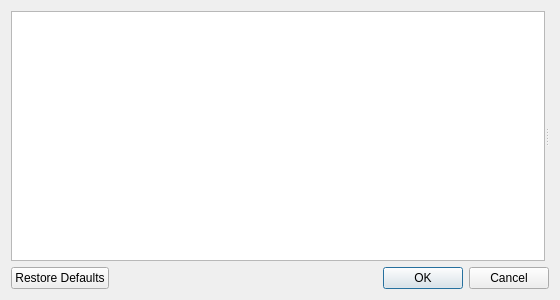
<?xml version="1.0" encoding="UTF-8"?>
<ui version="4.0">
 <class>ConfigDialog</class>
 <widget class="QDialog" name="ConfigDialog">
  <property name="geometry">
   <rect>
    <x>0</x>
    <y>0</y>
    <width>560</width>
    <height>300</height>
   </rect>
  </property>
  <property name="windowTitle">
   <string>Configuration</string>
  </property>
  <property name="windowIcon">
   <iconset resource="../../img.qrc">
    <normaloff>:/img/logo.png</normaloff>:/img/logo.png</iconset>
  </property>
  <layout class="QVBoxLayout" name="verticalLayout">
   <item>
    <widget class="QSplitter" name="splitter">
     <property name="orientation">
      <enum>Qt::Horizontal</enum>
     </property>
     <widget class="QListWidget" name="list"/>
     <widget class="QStackedWidget" name="stack"/>
    </widget>
   </item>
   <item>
    <widget class="QDialogButtonBox" name="buttonBox">
     <property name="orientation">
      <enum>Qt::Horizontal</enum>
     </property>
     <property name="standardButtons">
      <set>QDialogButtonBox::Cancel|QDialogButtonBox::Ok|QDialogButtonBox::RestoreDefaults</set>
     </property>
    </widget>
   </item>
  </layout>
 </widget>
 <resources>
  <include location="../../img.qrc"/>
 </resources>
 <connections/>
</ui>
